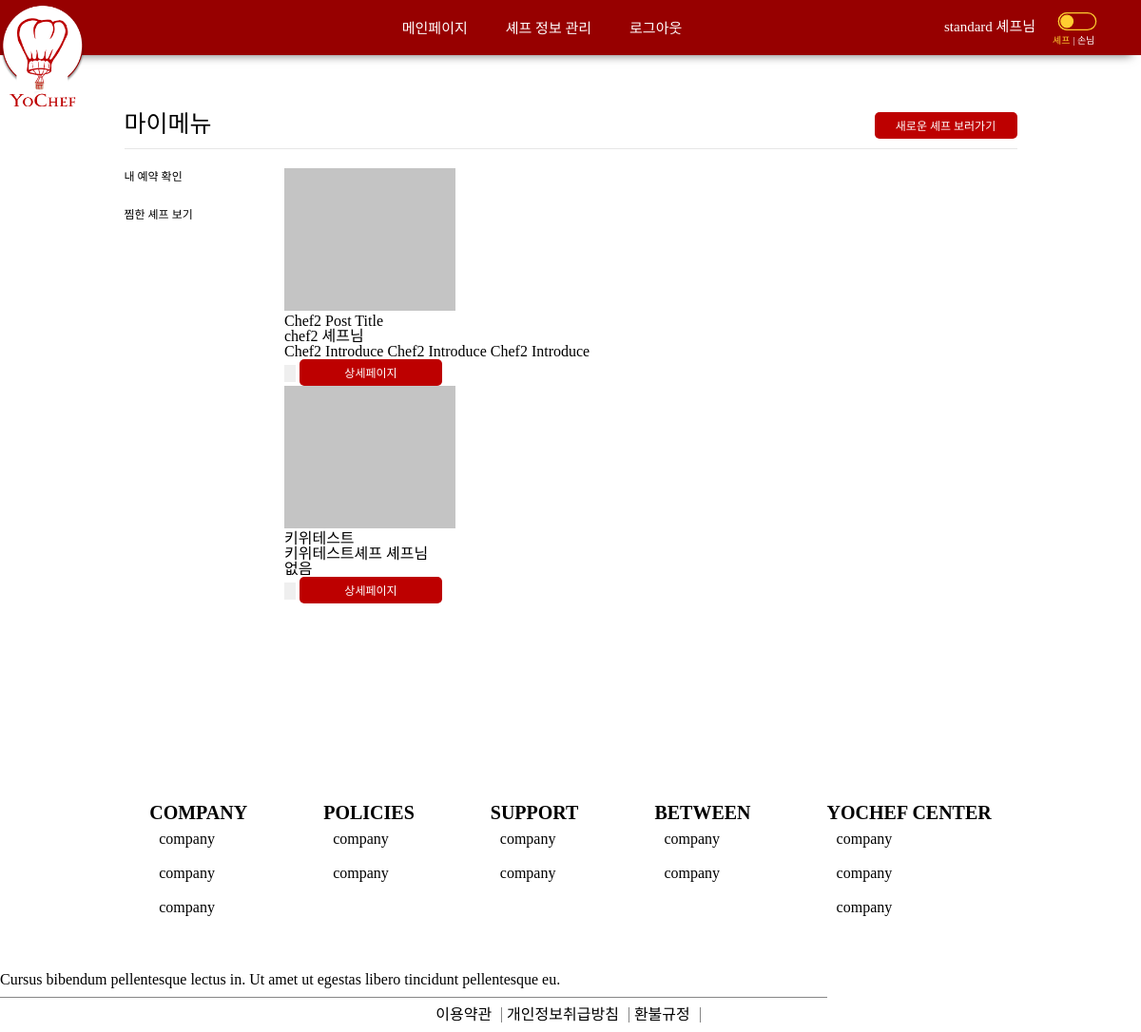
The app's page /customer/mymenuLikedmenu (signed in) with its own data.
### customer/models.py (models this page shows, shortened)
class Customer(models.Model):
	user = models.OneToOneField(User, on_delete=models.CASCADE)
	name = models.CharField(max_length=50)
	email = models.EmailField(null=True)
	phoneNum = models.CharField(max_length=11)
	point = models.IntegerField(default=0)
	isChef = models.BooleanField(default=False)
	registerDate = models.DateTimeField(auto_now_add=True)
	currentVer = models.IntegerField(default=0) # 0 -> cus, 1 -> chef

### chef/models.py (models this page shows, shortened)
class Post(models.Model):
	chef = models.OneToOneField(Chef, on_delete=models.CASCADE)
	region = models.IntegerField(null=True)
	regionDetail = models.ForeignKey(RegionDetail, null=True, on_delete=models.SET_NULL)
	title = models.TextField(max_length=255, null=True)
	introduce = models.TextField(max_length=5000, null=True)
	category = models.IntegerField(null=True)		# 한식, 일식, 중식, 아시안, 양식, 채식
	notice = models.TextField(max_length=5000, null=True)
	movingPrice = models.IntegerField(default=0)
	isOpen = models.BooleanField(default=True)
	registerDate = models.DateTimeField(auto_now=True)

class Chef(models.Model):
	customer = models.OneToOneField('customer.Customer', on_delete=models.CASCADE)
	nickname = models.CharField(max_length=20, null=True)
	spec = models.TextField(max_length=5000, null=True)
	snsLink = models.TextField(max_length = 500, null=True)
	blogLink = models.TextField(max_length = 500, null=True)
	youtubeLink = models.TextField(max_length = 500, null=True)
	registerDate = models.DateTimeField(auto_now_add=True)
	isLicensed = models.BooleanField(default=False)
	isSubmitted = models.BooleanField(default=False)

### customer/views.py (the view)
# urls.py: path('mymenuLikedmenu', mymenuLikedmenu, name='mymenuLikedmenu'),
def mymenuLikedmenu(request):
    mylike_chefs = Like.objects.filter(customer=request.user.customer).values('chef')
    chefs_post = Post.objects.filter(chef__in = mylike_chefs)
    for chef_post in chefs_post :
        if File.objects.filter(post = chef_post, category = 4).exists():
            chef_post.cover_img = File.objects.filter(post = chef_post, category = 4)[0].attachment
    return render(request, 'myMenu_likedMenu.html', {'posts':chefs_post})

### customer/templates/myMenu_likedMenu.html (shortened to what this page needs)
{% extends 'base.html' %}
{% load static %}
{% block style %}
    <link rel="stylesheet" type="text/css" href="{% static 'css/myMenu_reservation.css' %}">
{% endblock %}
{% block content %}
    <div class="my-menu">
        <section class="my-menu__reservation">
            {% include 'customer_side.html' %}
            <section class="my-menu-content">
                {% if not posts %}
                    <article class="my-menu__none">
                        <h4>찜한 셰프가 없습니다.</h4>
                        <h3>마음에 드는 세프를 저장해보세요!</h3>
                        <a href="/postList" class="{% if category == 0 %} currentCategory{% endif %}">셰프 구경하러 가기</a>
                    </article>
                    {% else %}
                    {% for post in posts %}
                    <div class="content__menu-info">
                        <div class="menu-info-wrapper">
                            <div class="content__image-wrapper">
                                <img style="width: 180px; height: 150px;" src="{{post_cover_imgurl}}" onerror="this.src='{% static 'img/default.png' %}';" alt="">
                            </div>
                            <div class="content__description">
                                <h4>{{post.title}}</h4>
                                <h3>{{post.chef.nickname}} 셰프님</h3>
                                <p>{{post.introduce}}</p>
                            </div>
                        </div>
                        <input type="button" class="fillLike" name="likeBtn">
                        <aside class="button">
                            <button class="detail-page-button button--gray" onclick="location.href = 'public/detail/{{book.post.id}}';">상세페이지</button>
                        </aside>
                    </div>
                    {% endfor %}
                {% endif %}
            </section>
        </section>
    </div>
{% endblock %}

### yochef/templates/base.html (shortened to what this page needs)
<!DOCTYPE html>
<html lang="en">
{% load static %}
<head>
    {% load static %}
    <link rel="stylesheet" href="{% static 'css/base.css' %}" type="text/css">
    {% block style %}
    {% endblock %}
</head>
<body>
  <nav class="nav-container">
    <div class="nav__left-container">
      <a href="{% url 'main' %}"><img class="logo" src="{% static 'image/navlogo.png' %}" alt=""></a>
    </div>
    {% if user.is_authenticated %}
      {% if user.customer.isChef %}
        {% if user.customer.currentVer == 1 %}
        <ul class="nav__item-container nav--middle">
          <li class="nav__item"><a href="{% url 'main' %}">메인페이지</a></li>
          <li class="nav__item"><a href="{% url 'editChefProfile' %}">셰프 정보 관리</a></li>
          <li class="nav__item"><a href="{% url 'logout' %}">로그아웃</a></li>
        </ul>
        <div class="nav__item-wrapper nav--right">
          <li class="nav__item"><a href="{% url 'mypage' %}">{{user.customer.name}} 셰프님</a></li>
          <div class="button-wrapper">
            <a href="{% url 'changePageVer' %}"><img /></a>
            <div class="chef-button-describe">셰프</div>
          </div>
          </div>
        {% endif %}
      {% endif %}
    {% endif %}
  </nav>
  <div style="margin-bottom: 100px;" class="contents">
    {% block content %}
    {% endblock %}
  </div>
  <footer id="footer">
    <div class="footer-link-container">
      <ul class="footer-container">
        <li><span class="footer-top">COMPANY</span></li>
        <li class="footer-item">company</li>
        <li class="footer-item">company</li>
        <li class="footer-item">company</li>
      </ul>
      <ul class="footer-container">
        <li><span class="footer-top">POLICIES</span></li>
        <li class="footer-item">company</li>
        <li class="footer-item">company</li>
      </ul>
      <ul class="footer-container">
        <li><span class="footer-top">SUPPORT</span></li>
        <li class="footer-item">company</li>
        <li class="footer-item">company</li>
      </ul>
      <ul class="footer-container">
        <li><span class="footer-top">BETWEEN</span></li>
        <li class="footer-item">company</li>
        <li class="footer-item">company</li>
      </ul>
      <ul class="footer-container">
        <li><span class="footer-top">YOCHEF CENTER</span></li>
        <li class="footer-item">company</li>
        <li class="footer-item">company</li>
        <li class="footer-item">company</li>
      </ul>
    </div>
    <div id="footer-bottom">
      <div class="footer-copyright-part">
        Cursus bibendum pellentesque lectus in. Ut amet ut egestas libero tincidunt pellentesque eu.
      </div>
      <div class="footer-bottom-container">
        <ul class="footer-bottom-link-item-container">
          <li class="footer-bottom-link-item"><a href="">이용약관</a></li>
          <li class="footer-bottom-link-item"><a href="">개인정보취급방침</a></li>
          <li class="footer-bottom-link-item"><a href="">환불규정</a></li>
        </ul>
      </div>
    </div>
  </footer>
</body>
</html>

### yochef/static/css/base.css (style rules this page uses)
html, body, div, span, applet, object, iframe, h1, h2, h3, h4, h5, h6, p, blockquote, pre, a, abbr, acronym, address, big, cite, code, del, dfn, em, img, ins, kbd, q, s, samp, small, strike, strong, sub, sup, tt, var, b, u, i, center, dl, dt, dd, ol, ul, li, fieldset, form, label, legend, table, caption, tbody, tfoot, thead, tr, th, td, article, aside, canvas, details, embed, figure, figcaption, footer, header, hgroup, menu, nav, output, ruby, section, summary, time, mark, audio, video { margin: 0; padding: 0; border: 0; font-size: 100%; font: inherit; vertical-align: baseline; }
article, aside, details, figcaption, figure, footer, header, hgroup, menu, nav, section { display: block; }
body { line-height: 1; }
ol, ul { list-style: none; }
input { border: none; }
img { border: 0; }
:root { --main-color: #BD0000; }
* { font-family: 'Arita-dotum-Medium'; }
html { height: 100%; }
body { margin: 0; padding: 0; height: 100%; display: flex; flex-direction: column; }
ul { list-style: none; }
a { text-decoration-line: none; color: black; }
.nav-container { width: 100%; height: 57.55px; background-color: #970000; box-shadow: 0 10px 10px -10px rgb(105, 105, 105); display: flex; flex-direction: row; justify-content: space-between; flex-wrap: nowrap; }
.nav__item-container { width: 60%; display: flex; flex-direction: row; justify-content: center; }
.nav__item { display: inline-block; font-size: 15px; font: white; padding: 23px 20px 20PX; text-align: center; font-family: 'Arita-dotum-medium'; }
.nav__item a { display: inline; color: white; text-decoration-line: none; position: inherit; }
.nav__left-container { display: inline-flex; flex-direction: row-reverse; width: 13%; justify-content: start; }
.logo { width: 90px; height: 110px; padding: 5px 0px; }
.nav--right { padding-right: 0px; display: inline-block; width: 18%; display: flex; flex-direction: row; justify-content: start; align-items: center; }
.nav--right>li { padding: 9px; }
.button-wrapper { display: flex; flex-direction: column; }
.nav--right img { width: 70px; height: 45px; }
.chef-button-describe { font-size: 10px; position: relative; top: -10px; padding-left: 9px; display: inline-block; color: #FFCE31; font-family: 'Arita-dotum'; }
.chef-button-describe::after { content: "| 손님"; color: white; font-size: 10px; padding: 3px; }
#footer { flex-shrink: 0; margin-top: auto; display: flex; flex-direction: column; }
.footer-link-container { display: flex; flex-direction: row; justify-content: center; align-items: flex-start; }
.footer-container { display: flex; flex-direction: column; justify-content: space-around; padding: 40px; }
.footer-top { font-size: 20px; font-weight: 700; }
.footer-item { padding: 10px; display: inline; }
#footer-bottom { display: flex; flex-direction: column; }
.footer-copyright-part { display: inline-box; width: 860px; margin-top: 20; font-weight: 200; padding: 10px 10px 10px 0px; border-bottom: #868686 solid 0.5px; }
.footer-bottom-container { display: flex; flex-direction: row; justify-content: center; }
.footer-bottom-link-item-container { display: flex; flex-direction: row; justify-content: flex-start; margin: 0px; padding: 0px; }
.footer-bottom-link-item { display: inline; padding: 0px 10px 0px 0px; margin: 10px 5px 10px 0px; border-right: #868686 solid 0.5px; }
.footer-bottom-link-item a { text-decoration: none; color: black; font-size: 16px; }

### customer/static/css/myMenu_reservation.css (style rules this page uses)
.my-menu { display: flex; flex-direction: row; justify-content: center; margin: 50px 250px; }
.my-menu-content { width: 100%; }

### yochef/static/css/customer_side.css (style rules this page uses)
aside { display: inline-block; }
aside > button { border: none; border-radius: 5px; background-color: #bd0000; padding: 5px 20px; color: white; font-size: 12px; width: 150px; }

### records on screen
Post: title "Chef2 Post Title", chef.nickname "chef2", introduce "Chef2 Introduce Chef2 Introduce Chef2 Introduce"
Post: title "키위테스트", chef.nickname "키위테스트셰프", introduce "없음"

### other values on screen
{{ user.customer.name }} "standard"
